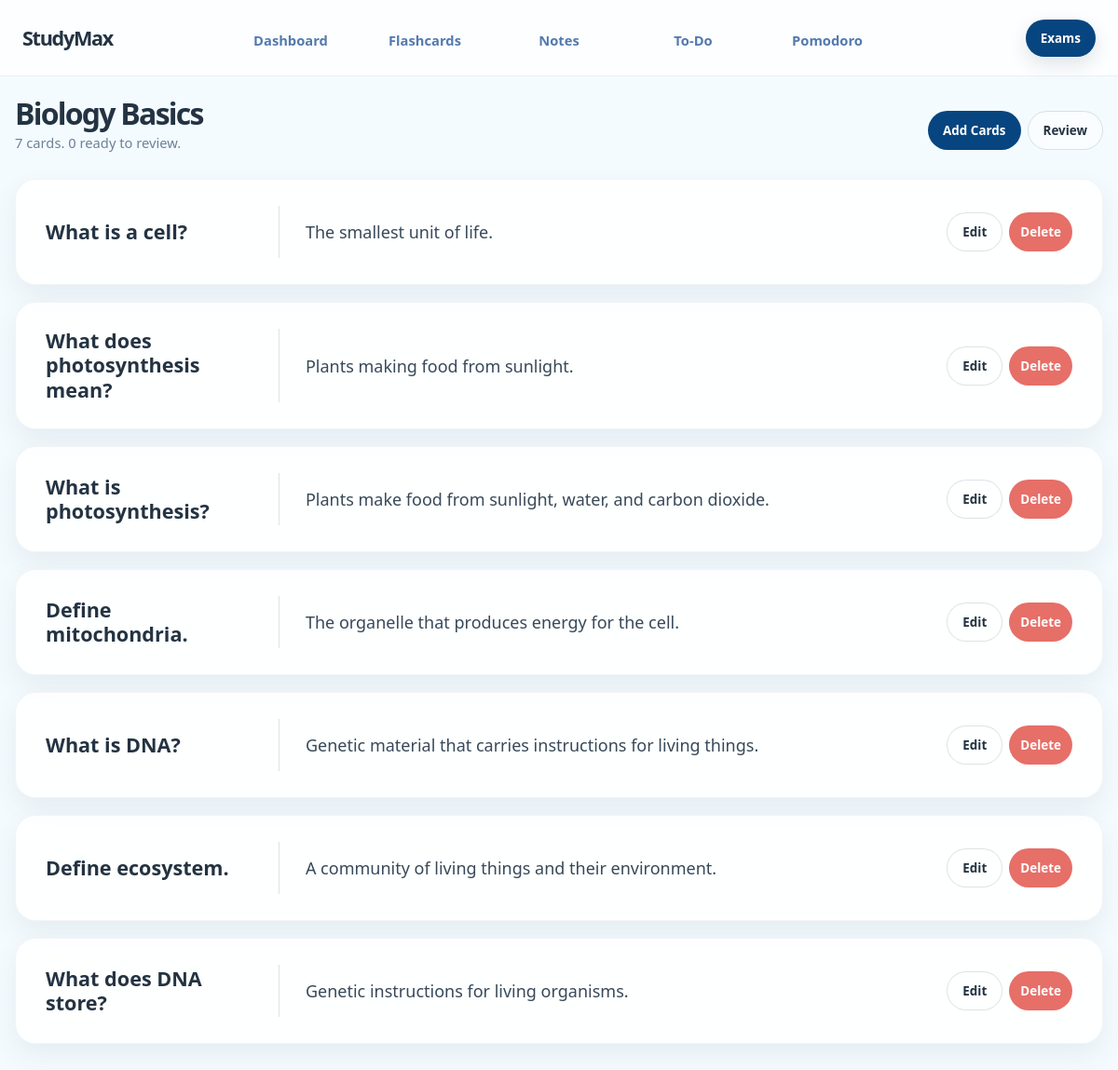
Page /flashcard-decks/1 on the committed database.
### tables this page shows
CREATE TABLE flashcard_decks (
            id INTEGER PRIMARY KEY AUTOINCREMENT,
            name TEXT NOT NULL UNIQUE,
            created_at TIMESTAMP DEFAULT CURRENT_TIMESTAMP
        );

CREATE TABLE flashcards (
    id INTEGER PRIMARY KEY AUTOINCREMENT,
    question TEXT NOT NULL,
    answer TEXT NOT NULL,
    created_at TIMESTAMP DEFAULT CURRENT_TIMESTAMP
, review_count INTEGER NOT NULL DEFAULT 0, interval_days REAL NOT NULL DEFAULT 0, ease_factor REAL NOT NULL DEFAULT 2.5, last_reviewed_at TEXT, due_at TEXT, deck_id INTEGER, source_note_id INTEGER);

### app.py (the view)
@app.get("/flashcard-decks/<int:deck_id>")
def flashcard_deck(deck_id):
    deck = get_deck(deck_id)
    if deck is None:
        flash("Deck not found.", "error")
        return redirect(url_for("flashcards"))
    cards = query_all(
        """
        SELECT *
        FROM flashcards
        WHERE deck_id = ?
        ORDER BY datetime(due_at) ASC, created_at DESC
        """,
        (deck_id,),
    )
    due_count = query_one(
        """
        SELECT COUNT(*) AS count
        FROM flashcards
        WHERE deck_id = ? AND datetime(due_at) <= datetime('now')
        """,
        (deck_id,),
    )["count"]
    return render_template(
        "deck_detail.html",
        deck=deck,
        cards=cards,
        due_count=due_count,
    )

### app.py (called while the page is built)
def get_db():
    if "db" not in g:
        g.db = sqlite3.connect(DATABASE)
        g.db.row_factory = sqlite3.Row
    return g.db

def query_all(sql, params=()):
    return get_db().execute(sql, params).fetchall()

def query_one(sql, params=()):
    return get_db().execute(sql, params).fetchone()

def get_flashcard_decks():
    return query_all(
        """
        SELECT d.id,
               d.name,
               COUNT(f.id) AS card_count,
               SUM(CASE WHEN datetime(f.due_at) <= datetime('now') THEN 1 ELSE 0 END) AS due_count
        FROM flashcard_decks d
        LEFT JOIN flashcards f ON f.deck_id = d.id
        GROUP BY d.id, d.name
        ORDER BY lower(d.name)
        """
    )

def get_deck(deck_id):
    if not deck_id:
        return None
    return query_one("SELECT * FROM flashcard_decks WHERE id = ?", (deck_id,))

@app.context_processor
def site_data():
    return {
        "decks": get_flashcard_decks(),
    }

### templates/deck_detail.html (shortened to what this page needs)
{% extends "base.html" %}
{% block content %}
<section class="box-title page-title-row">
    <div>
        <h2>{{ deck.name }}</h2>
        <p class="hint-text">{{ cards|length }} cards. {{ due_count }} ready to review.</p>
    </div>
    <div class="actions">
        <a class="button-link" href="{{ url_for('new_flashcard', deck_id=deck.id) }}">Add Cards</a>
        <a class="button-link secondary" href="{{ url_for('review_flashcards', deck_id=deck.id) }}">Review</a>
    </div>
</section>
{% if cards %}
    <section class="term-list">
        {% for card in cards %}
            <article class="term-row">
                <div class="term-question">
                    <strong>{{ card.question }}</strong>
                </div>
                <div class="term-answer">
                    <p>{{ card.answer }}</p>
                </div>
                <div class="actions">
                    <a class="button-link secondary" href="{{ url_for('edit_flashcard', card_id=card.id) }}">Edit</a>
                    <form method="post" action="{{ url_for('delete_flashcard', card_id=card.id) }}">
                        <button type="submit" class="danger ghost-danger" data-confirm="Delete this flashcard?">Delete</button>
                    </form>
                </div>
            </article>
        {% endfor %}
    </section>
{% else %}
    <section class="box">
        <h3>No cards in this deck yet</h3>
        <a class="button-link" href="{{ url_for('new_flashcard', deck_id=deck.id) }}">Add Cards</a>
    </section>
{% endif %}
{% endblock %}

### static/style.css (style rules this page uses)
:root { --bg: #f4fbff; --surface: rgba(255, 255, 255, 0.84); --surface-strong: #eef6ff; --text: #243342; --muted: #6d8196; --accent: #06457f; --accent-soft: #bdddfc; --deep-blue: #06457f; --study-blue: #5379ae; --blue: #bdddfc; --blue-strong: #82c8e5; --steel: #5379ae; --sky: #82c8e5; --yellow: #d9ebfc; --yellow-strong: #82c8e5; --mint: #e6f2ff; --lilac: #d7e9fb; --danger: #e66f68; --border: rgba(56, 73, 89, 0.1); --shadow: 0 16px 40px rgba(56, 73, 89, 0.12); }
* { box-sizing: border-box; }
html { scroll-behavior: smooth; }
body { min-height: 100vh; margin: 0; color: var(--text); background: var(--bg); font-family: "Trebuchet MS", "Segoe UI", sans-serif; }
body::before { content: none; }
a { color: inherit; text-decoration: none; }
h1, h2, h3, p { margin-top: 0; }
h2 { margin-bottom: 10px; font-size: clamp(1.35rem, 3vw, 2rem); letter-spacing: -0.055em; }
.hint-text { color: var(--muted); font-size: 0.92rem; line-height: 1.45; }
.term-list { display: grid; gap: 18px; }
.term-row { display: grid; grid-template-columns: minmax(220px, 0.38fr) minmax(280px, 1fr) auto; gap: 28px; align-items: center; padding: 28px 32px; border: 1px solid rgba(56, 73, 89, 0.06); border-radius: 22px; background: rgba(255, 255, 255, 0.86); box-shadow: 0 12px 28px rgba(56, 73, 89, 0.08); }
.term-question { display: flex; min-height: 56px; align-items: center; padding-right: 28px; border-right: 1px solid rgba(56, 73, 89, 0.16); }
.term-question strong { font-size: clamp(1.05rem, 2vw, 1.35rem); line-height: 1.22; }
.term-answer { color: #384959; font-size: clamp(1rem, 1.5vw, 1.18rem); line-height: 1.45; }
.term-answer p { margin-bottom: 0; }
.ghost-danger { padding: 8px 12px; color: white; background: var(--danger); box-shadow: none; }
.box-title { display: flex; align-items: center; justify-content: space-between; gap: 16px; margin-bottom: 15px; }
.page-title-row { margin: 0 0 13px; }
.box-title h2, .box-title h3 { margin-bottom: 0; }
input, select, textarea, button { font: inherit; }
button, .button-link { display: inline-flex; align-items: center; justify-content: center; width: fit-content; cursor: pointer; border: 0; border-radius: 999px; padding: 11px 16px; color: white; background: var(--accent); font-size: 0.84rem; font-weight: 800; transition: 180ms ease; }
button.danger { background: var(--danger); }
button.secondary-button, .button-link.secondary { border: 1px solid rgba(56, 73, 89, 0.16); color: var(--text); background: rgba(255, 255, 255, 0.48); }
.actions { display: flex; flex-wrap: wrap; gap: 7px; }
.actions form { display: inline-flex; }

### rows in the picture
flashcard_decks: name "Biology Basics"
flashcards: question "What is a cell?", answer "The smallest unit of life."
flashcards: question "What does photosynthesis mean?", answer "Plants making food from sunlight."
flashcards: question "What is photosynthesis?", answer "Plants make food from sunlight, water, and carbon dioxide."
flashcards: question "Define mitochondria.", answer "The organelle that produces energy for the cell."
flashcards: question "What is DNA?", answer "Genetic material that carries instructions for living things."
flashcards: question "Define ecosystem.", answer "A community of living things and their environment."
flashcards: question "What does DNA store?", answer "Genetic instructions for living organisms."

### other values in the picture
{{ cards|length }} "7"
{{ due_count }} "0"
